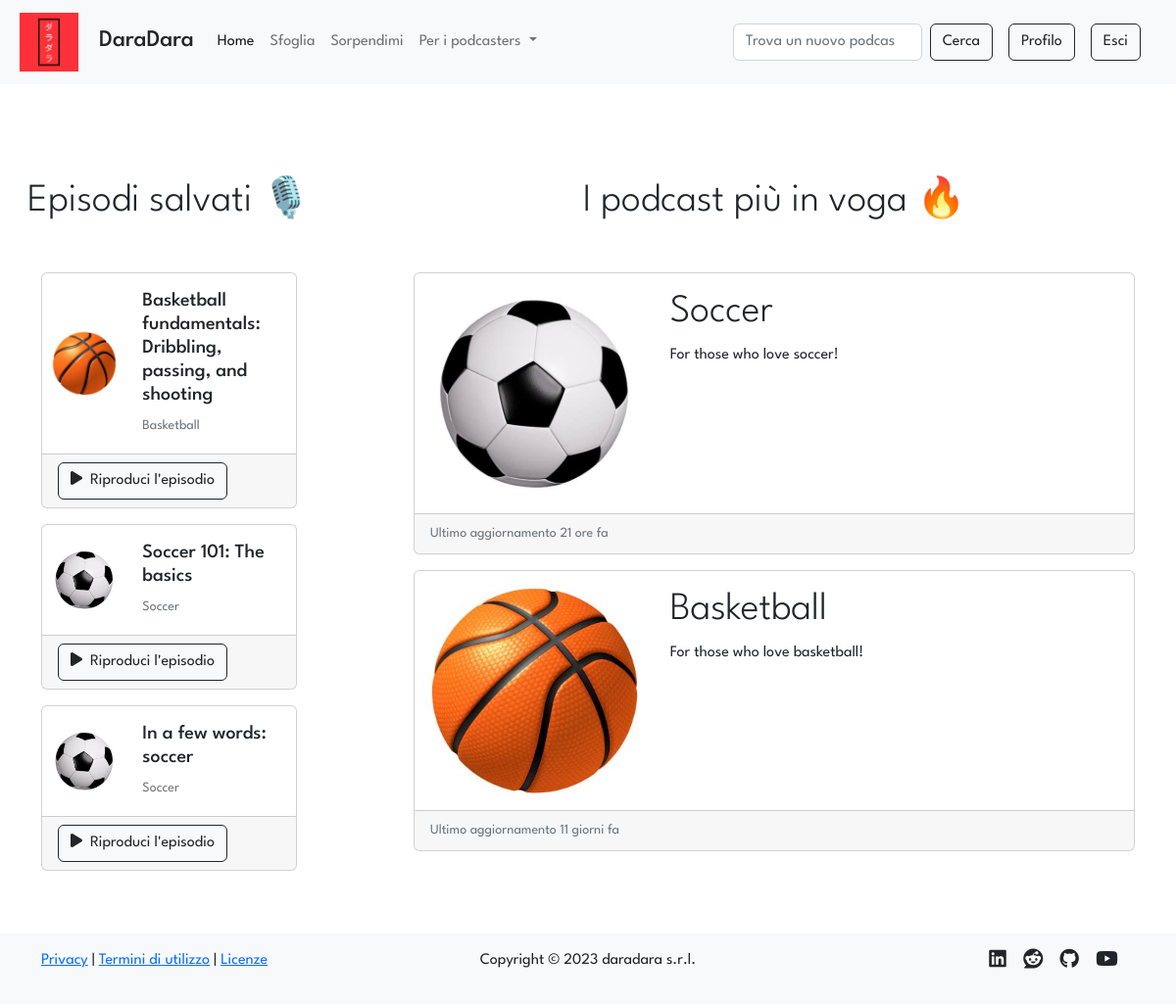
Page / (signed in) on the earlier database version.
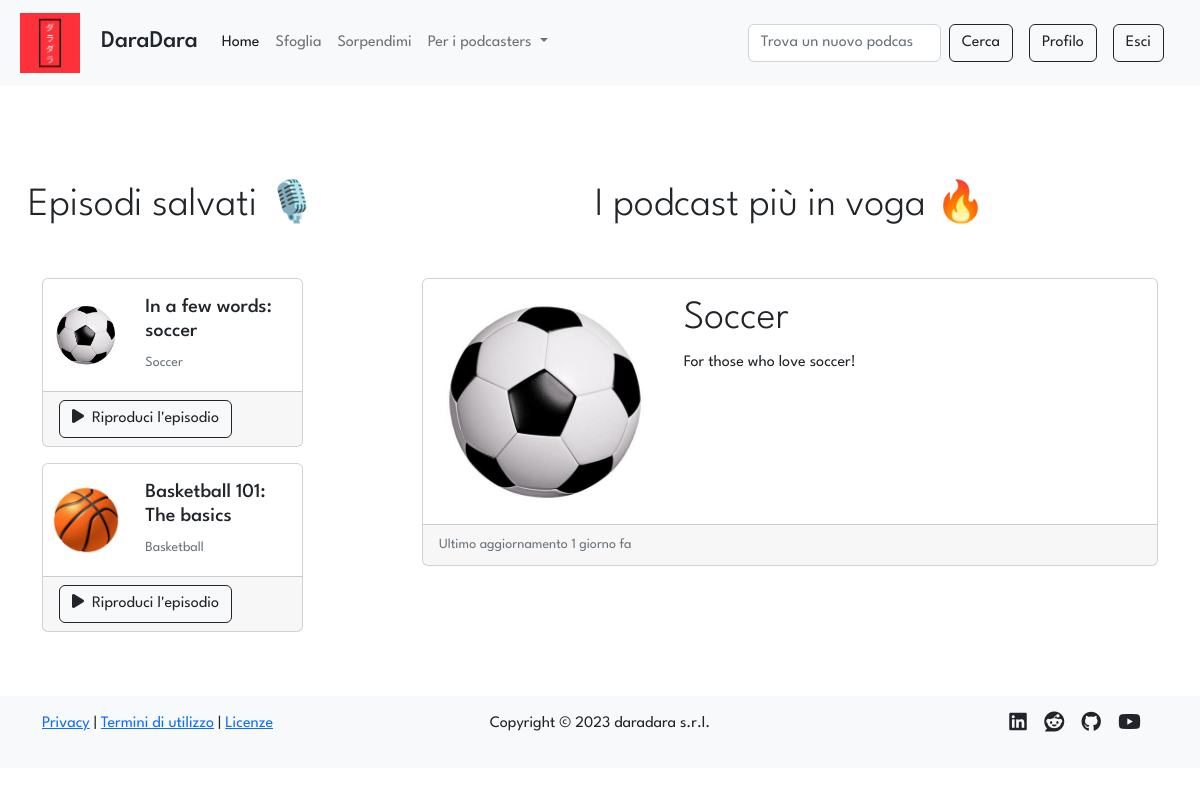
Same page on the later database version.
### tables this page shows
CREATE TABLE "episodes" (
	"id"	INTEGER NOT NULL UNIQUE,
	"title"	TEXT NOT NULL,
	"description"	TEXT NOT NULL,
	"audio"	TEXT NOT NULL,
	"timestamp"	TEXT NOT NULL,
	"id_podcast"	INTEGER NOT NULL,
	FOREIGN KEY("id_podcast") REFERENCES "podcasts"("id"),
	PRIMARY KEY("id" AUTOINCREMENT)
);

CREATE TABLE "podcasts" (
	"id"	INTEGER NOT NULL UNIQUE,
	"title"	TEXT NOT NULL UNIQUE,
	"desc"	TEXT NOT NULL,
	"img"	TEXT NOT NULL,
	"id_user"	INTEGER NOT NULL,
	FOREIGN KEY("id_user") REFERENCES "users"("id"),
	PRIMARY KEY("id" AUTOINCREMENT)
);

### app.py (the view)
@app.route('/')
def index():
    saves= []
    if current_user.is_authenticated: # type: ignore
        saves = dao.get_saves_join_episodes_podcasts(current_user.id) # type: ignore
    onfire = add_days_ago(dao.get_podcasts_onfire(number_of_podcasts=3))
    session['previous_url'] = request.url
    return render_template('index.html', saves=saves, onfire=onfire)

### app.py (called while the page is built)
@login_manager.user_loader
def load_user(user_id):
    return User(dao.get_user(user_id))

### data/dao.py (called while the page is built)
def get_saves_join_episodes_podcasts(id_user):
    conn, cursor = connect()
    saves = []
    try:
        sql = 'SELECT podcasts.id AS "id", episodes.id AS "ep_id", episodes.title AS "title", episodes.description "desc", podcasts.img AS "img", podcasts.title AS "podcast_title" FROM saves, episodes, podcasts WHERE saves.id_ep = episodes.id AND episodes.id_podcast = podcasts.id AND saves.id_user = ? ORDER BY saves.timestamp DESC'
        cursor.execute(sql, (id_user,))
        saves = cursor.fetchall()
    except Exception as e:
        print(e)
    close(conn, cursor)
    return saves

def get_user(id):
    conn, cursor = connect()
    user = None
    try:
        sql = 'SELECT * FROM users WHERE id = ?'
        cursor.execute(sql, (id,))
        user = cursor.fetchone()
    except Exception as e:
        print(e)
    close(conn, cursor)
    return user

def connect():
    conn = sqlite3.connect(PATH)
    conn.row_factory = sqlite3.Row
    cursor = conn.cursor()
    return conn, cursor

def close(conn, cursor):
    cursor.close()
    conn.close()

### templates/index.html (shortened to what this page needs)
{% extends 'layout.html' %}
{% block homeActive %}active{% endblock %}
{% block content %}
<div class="row">
    <aside class="col-12 col-lg-3">
        <h2 class="row text-nowrap d-flex justify-content-center display-6 my-4 my-lg-5">Episodi salvati 🎙️</h2>
        {% if current_user.is_authenticated %}
            {% if saves|length %}
                {% for save in saves[:4] %}
                <article class="row card mb-3 mx-2 mx-lg-0">
                    <div class="row g-0">
                        <div class="col-2 col-lg-4 d-flex justify-content-around align-items-center">
                            <a title="Link all'episodio" href="{{url_for('episode', id_pod=save.id, id_ep=save.ep_id)}}">
                            <img class="card-img-left img-fluid d-block mx-auto p-1 p-lg-2" src="{{url_for('static', filename='uploads/images/covers/{0}{1}'.format(save.id, save.img))}}" alt="Immagine podcast {{save.podcast_title}}">
                            </a>
                        </div>
                        <section class="col-10 col-lg-8">
                            <div class="card-body">
                                <h5 class="card-title"><a title="Link all'episodio" href="{{url_for('episode', id_pod=save.id, id_ep=save.ep_id)}}">{{ save.title }}</a></h5>
                                <p class="card-text"><small class="text-muted"><a title="Link al podcast" href="{{url_for('podcast', id=save.id)}}">{{save.podcast_title}}</a></small></p>
                            </div>
                        </section>
                        <div class="card-footer d-flex justify-content-center justify-content-lg-start">
                            <a title="Link all'audio dell'episodio" href="{{url_for('episode', id_pod=save.id, id_ep=save.ep_id)}}#player" class="btn btn-light btn-outline-dark"><i class="fa-solid fa-play me-2"></i>Riproduci l'episodio</a>
                        </div>
                    </div>
                </article>
                {% endfor %}
            {% endif %}
        {% endif %}
    </aside>
    <main class="col-12 col-lg offset-lg-1">
        <h2 class="row d-flex justify-content-center display-6 my-4 my-lg-5">I podcast più in voga 🔥</h2>
        {% for podcast in onfire %}
        <article class="row card mb-3 mx-2 mx-lg-0">
            <div class="row g-0">
                <a href="{{url_for('podcast', id=podcast.id)}}" class="col-2 col-lg-4 d-flex justify-content-around align-items-center">
                    <img class="card-img-left img-fluid d-block mx-auto p-1 p-lg-2" src="{{url_for('static', filename='uploads/images/covers/{0}{1}'.format(podcast.id, podcast.img))}}" alt="Immagine podcast {{podcast.title}}">
                </a>
                <section class="col-10 col-lg-8">
                    <div class="card-body">
                        <p class="card-title display-6"><a href="{{url_for('podcast', id=podcast.id)}}">{{podcast.title}}</a></p>
                        <p class="card-text">{{podcast.desc}}</p>
                    </div>
                </section>
                <div class="card-footer">
                {% if podcast.last_update %}
                    <p class="card-text"><small class="text-muted">Ultimo aggiornamento <time datetime="{{podcast.timestamp}}">{{podcast.last_update}}</time></small></p>
                {% else %}
                    <p class="card-text"><small class="text-muted">Nessun episodio pubblicato</small></p>
                {% endif %}
                </div>
            </div>
        </article>
        {% endfor %}
    </main>
</div>
{% endblock %}

Differences in the rows shown:
no longer on this page (row unchanged): episodes: img (picture), title "Basketball fundamentals: Dribbling, passing, and shooting", podcast_title "Basketball"
no longer on this page (row edited): episodes: img (picture), title "Soccer 101: The basics", podcast_title "Soccer"
no longer on this page (row unchanged): podcasts: id+img (picture), title "Basketball", desc "For those who love basketball!", last_update "11 giorni fa"
now on this page (row unchanged): episodes: img (picture), title "Basketball 101: The basics", podcast_title "Basketball"
computed for podcasts "Soccer": last_update "21 ore fa" → "1 giorno fa"
